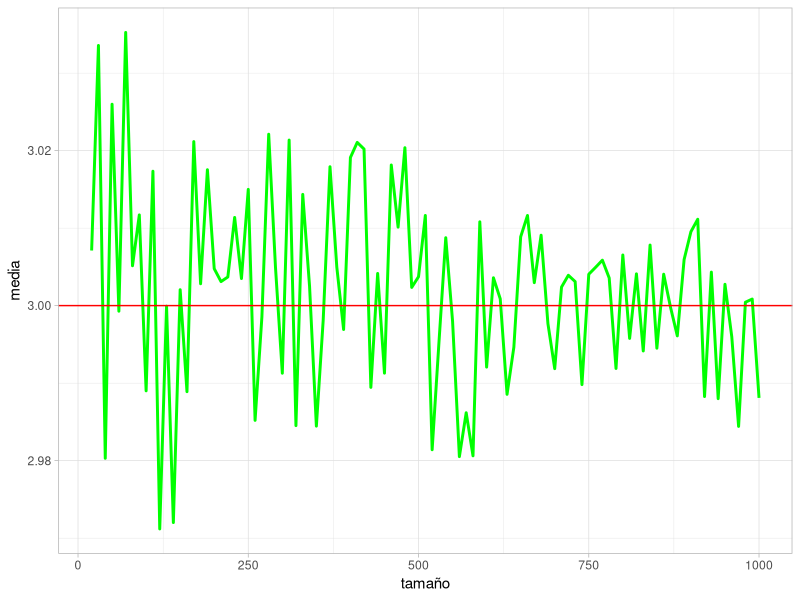
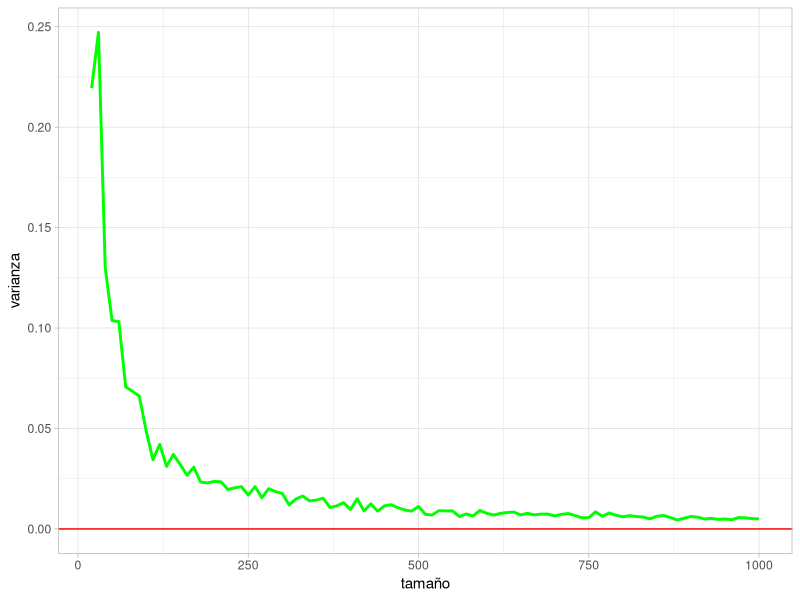
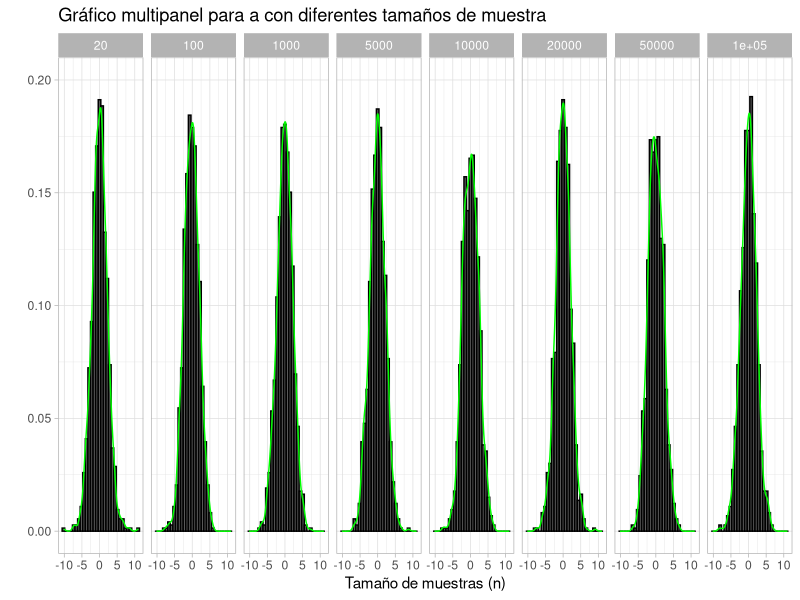
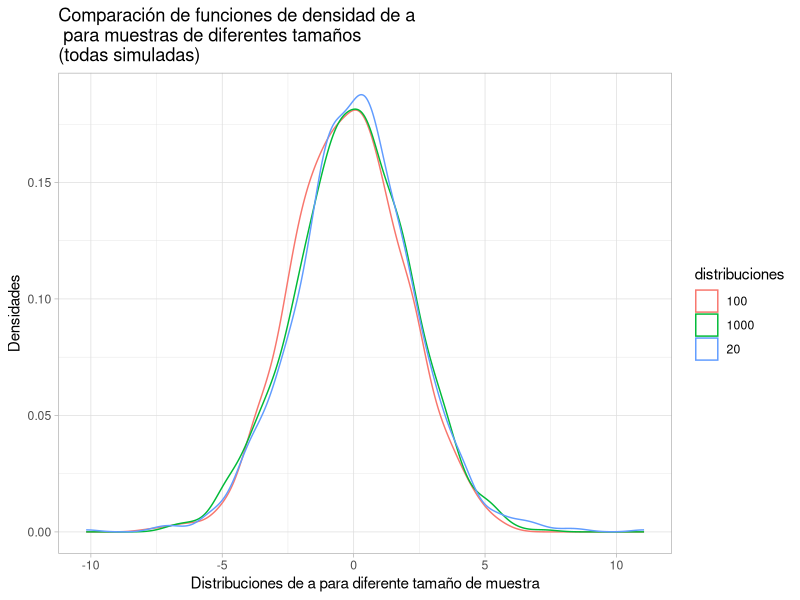
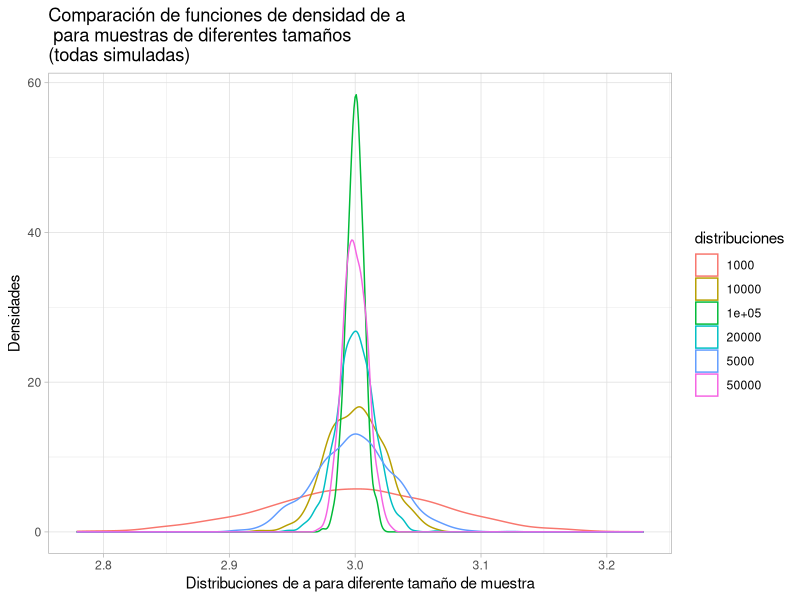

Here is the R script that generated these plots, in order: (Note: a time limit stopped this script after it produced the figures.)
library(tidyverse)

# Definir la semilla para reproducibilidad en los resultados
set.seed(12345)

# Punto 3 ----

# Ejercicio a. ----

# Switching regression: 
## y_{i} = y_{i}^{1} * D_{i} + (1 - D_{i}) * y_{i}^{0}
## y_{i} = y_{i}^{0} + (y_{i}^{1} - y_{i}^{0}) * D_{i}
## y_{i} = delta * D_{i} + epsilon_{i}

# Donde el parámetro causal: 
## delta = E[y_{i}^{1} | D_{i} = 1] - E[y_{i}^{0} | D_{i} = 0]
## delta = 3 - 0
## delta = 3 

# Ejercicio b. ----

# Nota: Dado las condiciones para simular y_0 = y_{i}^{0} y y_1 = y_{i}^{2},
#       uno esperaría que el SDO = 3 y por tanto el delta = 3
#       Ademas, dado que el SB = 0 (teniendo en cuenta que y_0 y y_1 son independientes de D)
#       se tiene que delta representa el impcto causal del programa del ministerio

# I. ----

# Definición de parámetros para la simulación 

## Número de muestras: 
t = 100

## Tamaño de muestras: 

n10 = 10
n20 = 20
n50 = 50
n100 = 100
n500 = 500
n1000 = 1000

#__________________________
# Funciones auxiliares: 
#__________________________

# Cálculo del SDO: (SDO := Simple difference of outcomes) (Función auxiliar)
SDO_calculo = function(Y, D){
  # Por construcción
  ## Y = Y_0 Si D = 0
  ## Y = Y_1 Si D = 1
  # Nota: Y y D son vectores del mismo tamaño
  # Inicialización de contadores
  count0 = 0 
  count1 = 0
  # Inicialización de la suma para cálculo del SDO
  suma0 = 0
  suma1 = 0
  # Iteración a través de la muestra   
  for (i in 1:length(Y)){
    if (D[i] == 0){
      suma0 = suma0 + Y[i]
      count0 = count0 + 1
    }else{
      suma1 = suma1 + Y[i]
      count1 = count1 + 1
    }
  }
  SDO = (suma1/count1) -(suma0/count0) # SDO: Simple diferencia de muestras
  return(SDO)
}

# Construcción matriz X para un modelo de regresión lineal con constante: (Función auxiliar)
ols_X = function(...){
  # ... contiene los regresores necesarios para construir la matriz X
  regresores = list(...)
  # Nota: Cada regresor es un vector con el mismo número de observaciones n
  n = length(regresores[[1]]) # No importa que se tome el primer regresor dado que todos los regresores tienen el mismo tamaño 
  const = rep(1, times = n)
  X = cbind(const, ...)
  return(X)
}

# Construcción del estimador \Hat{sigma^{2}}: (Función auxiliar)
estimador_sigma = function(y, X, beta_est){
  # Variables: 
  ## y: es el vector que contiene la variable dependiente
  ## X: es la matriz que contiene las variables regresoras 
  ## beta_est: es el vector de los parámetros estimados por OLS 
  e = y - X %*% beta_est # e es el vector de residuales 
  k = ncol(X)  # El número de parámetros a estimar      
  n = length(y)  # El número de observaciones en la mustra
  sigma_est = (t(e) %*% e) / (n - k)   # estimador de sigma (varianza del término de error)
  # El resultado de la función es: sigma_est (que es un escalar)
  return(sigma_est)
}

# Construcción del estimador para la matriz \Hat{Q}_{XX}^{-1}: (Función auxiliar)
estimador_Q_xx_inv = function(X){
  n = nrow(X) # donde n es el tamaño de la muestra 
  Q = solve((1/n) * (t(X) %*% X)) # Q es el estimador que se está buscando
  # Q es una matriz de tamaño k x k, donde k es en número de parámetros a estimar 
  # La función me retorna a una matriz Q de tamaño k x k
  return(Q)
}

# Construcción del estimador de la  matriz de varianzas y covarianzas 
# Huber-White: (Función auxiliar)
Huber_White = function(y, X, beta_est){
  # Variables: 
  ## y: es el vector que contiene la variable dependiente
  ## X: es la matriz que contiene las variables regresoras 
  ## beta_est: es el vector de los parámetros estimados por OLS 
  e = y - X %*% beta_est # e es el vector de residuales 
  k = ncol(X)  # El número de parámetros a estimar      
  n = length(y)  # El número de observaciones en la mustra
  # Construcción de (X^{'}X)^{-1}
  mat_X = solve(t(X) %*% X)
  # Matriz intermedia de los errores robustos White (que se encuentra por medio de una suma)
  # Inicializo la matriz como una matriz de ceros
  mat_intermedia = matrix(0, nrow = k, ncol = k)
  # El for se diseña para llenar la matriz mat_intermedia
  for (i in 1:n){
    mat_intermedia = mat_intermedia + (e[i])^2 * (X[i, ] %*% t(X[i, ]))
  }
  # mat_final me dal estimador de la matriz de varianzas y covarianzas de Huber-White
  mat_final = mat_X %*% mat_intermedia %*% mat_X
  return(mat_final)
}

# y = rnorm(1000)
# D = rnorm(1000, mean = 2)
# beta = c(1, 2)
# X = ols_X(D)
# 
# Huber_White(y, X, beta)


# l estimador para la matriz \Hat{Q}_{XX}^{-1}: (Función auxiliar)

##__________________________________________________________________________
# delta: Es la función principal (más importante) de todo el código. 
#        Con base en la función delta es que se deduce todo lo demás 
#        en el código. 
#        Es una función bastante general que contempla todas las situaciones
#        que puedan surgir en el código. En ese caso, contempla la simulación
#        de la Cauchy y de una muestra heterocedástico donde la volatilidad
#        de los tratados es diferente a la volatilidad de los no tratados
# Nota:  Revisar toda el enunciado del ejercicio primero para entender mejor
#        la lógica de la función 
##__________________________________________________________________________

# Función para estimar el efecto tratamiento (delta) en una base de datos
delta = function(t, n, distro, hetero = F, varianza_y0 = 1, varianza_y1 = 1, robustos = F){
  # Defino la semilla para reproducibilidad del resultado
  set.seed(5678)
  # Definición de variables: 
  ## t: número de muestras a simular 
  ## n: tamaño de las muestras
  ## distro: tipo de distribución con el que se va a simular Y_{i}^{0}
  ## Nota: Si distro == "normal", entonces los parámetros opcionales 
  ##       empiezan a tomar relevancia
  ## hetero: Para saber si la volatilidad entre tratados y no tratados es diferente
  ## varianza_y0: El valor de la varianza de la distribución normal con la que se simula y_{i}^{0}
  ## varianza_y1: El valor de la varianza de la distribución normal con la que se simula y_{i}^{1}
  ## robustos: Solo se activa si se escoge la opción hetero == T y además robustos == T
  ##           Permite estimar errores robustos usando la matriz de varianzas y covarianzas Huber-White
  # Consideraciones adicionales:
  # Condición lógica para saber si y_0 sigue una distribución normal estándar o una distribución Cauchy estándar
  if (distro == "normal"){
    # Hay dos posibles casos en caso de que la distribución sea normal o no: 
    # 1. Homocedásticidad entre tratados y no tratados
    ## En caso que la volatilidad de y_{i}^{0} y y_{i}^{1} sea la misma hetero == F
    # 2. Heterocedastidad entre tratados y no tratados (diferente volatilidad dependiendo si fueron tratados o no)
    ## En caso que la volatilidad de y_{i}^{0} y y_{i}^{1} sea diferente hetero == T
    if (hetero == F){
      # df: Dataframe que almacena el SDO y el delta_estimado por OLS
      # El parámetro delta es el paraḿetro asociado a la asignación a tratamiento (D)
      df = data.frame(SDO = double(), delta_est = double(), sigma = double(), var_tlc = double(), var_ols = double())
      # Meter un for para generar las t diferentes muestas
      for (muestra in 1:t){
        # Simulación de los outcomes potenciales y de la variable trataminto
        y_0 = rnorm(n, mean = 0, sd = 1) # Simulación del outcome potencial de ausencia de tratamiento 
        y_1 = y_0 + 3  # Simulación del outcome potencial de presencia de tratamiento 
        D = rbinom(n, 1, prob = 0.3) # Simulación de una variable Bernoulli con una probabilidad de éxito de 0.3
        # Modelo causal de Rubin
        y = y_0 + (y_1 - y_0) * D    # y es un vector Nx1, donde n es el número de observaciones (tamaño de muestra)      
        # Corregir (Debo calcular es el SDO)
        SDO = SDO_calculo(y, D) # Cálculo del SDO utlilizando la función SDO_calculo
        # Estimación del parámetro delta mediante una regresión lineal con constante
        # X es una matriz NxK, donde n es el número de observaciones y K el número de paraḿetros
        X = ols_X(D) # D es la variable tratamiento 
        beta_ols = solve(t(X) %*% X) %*% t(X) %*% y # beta_ols es un vector de Kx1, donde K es el número de parámetos
        # Ahora, se calcularon 3 parámetros adicionales: 
        # el estimador de sigma, el estimador de var(sqrt(n) (delta_{OLS} - delta) y el estimador de var(delta_{OLS}))
        ## estimador de sigma:
        sigma = estimador_sigma(y, X, beta_ols)
        ## estimador de \Hat{Q}_{XX}^{-1}:
        Q_mat = estimador_Q_xx_inv(X)
        ## estimador de var_tlc = var(sqrt(n) (delta_{OLS} - delta))
        var_tlc = sigma * Q_mat[[2,2]]
        ## estimador de var_ols = var(delta_{OLS})
        n = nrow(X)
        var_ols = 1/n * sigma * Q_mat[[2,2]]
        # Dataframe que contiene todos los parámetros de interés 
        df[muestra, ] = c(SDO, beta_ols[[2,1]], sigma, var_tlc, var_ols)    # Extraigo el segundo parámetro que es el parámetro delta
      }
    }else{
      # df: Dataframe que almacena el SDO y el delta_estimado por OLS
      # El parámetro delta es el paraḿetro asociado a la asignación a tratamiento (D)
      df = data.frame(SDO = double(), delta_est = double(), sigma = double(), var_ols = double())
      # Meter un for para generar las t diferentes muestas
      for (muestra in 1:t){
        # Simulación de los outcomes potenciales y de la variable trataminto
        D = rbinom(n, 1, prob = 0.3) # Simulación de una variable Bernoulli con una probabilidad de éxito de 0.3
        y_0 = rnorm(n, mean = 0, sd = sqrt(varianza_y0)) # Simulación del outcome potencial de ausencia de tratamiento 
        y_1 = rnorm(n, mean = 3, sd = sqrt(varianza_y1))  # Simulación del outcome potencial de presencia de tratamiento 
        # Modelo causal de Rubin
        y = y_0 + (y_1 - y_0) * D    # y es un vector Nx1, donde n es el número de observaciones (tamaño de muestra)
        # Corregir (Debo calcular es el SDO)
        SDO = SDO_calculo(y, D) # Cálculo del SDO utlilizando la función SDO_calculo
        # Estimación del parámetro delta mediante una regresión lineal con constante
        # X es una matriz NxK, donde n es el número de observaciones y K el número de paraḿetros
        X = ols_X(D) # D es la variable tratamiento 
        beta_ols = solve(t(X) %*% X) %*% t(X) %*% y # beta_ols es un vector de Kx1, donde K es el número de parámetos
        if (robustos == F){
          # Ahora, se calcularon 3 parámetros adicionales: 
          # el estimador de sigma, el estimador de var(sqrt(n) (delta_{OLS} - delta) y el estimador de var(delta_{OLS}))
          ## estimador de sigma:
          sigma = estimador_sigma(y, X, beta_ols)
          ## estimador de \Hat{Q}_{XX}^{-1}:
          Q_mat = estimador_Q_xx_inv(X)
          ## estimador de var_ols = var(delta_{OLS})
          n = nrow(X)
          var_ols = 1/n * sigma * Q_mat[[2,2]]
          # Dataframe que contiene todos los parámetros de interés 
          df[muestra, ] = c(SDO, beta_ols[[2,1]], sigma, var_ols)    # Extraigo el segundo parámetro que es el parámetro delta
        }else{
          # Sigma, es provisional, luego se retira porque no tiene sentido para un estimador con matriz de varianzas y covarianzas
          # con errores robustos Huber-White (Dado la heterocedasticidad de los errores)
          sigma = 0
          # Cálculo errores robustos Huber-White (me genera una matriz k x k, donde k es el número de parámetros)
          var_ols = Huber_White(y, X, beta_ols)[[2,2]] # Extraigo la componente 2 de la matriz de varianzas y covarianzas de Huber-White
          df[muestra, ] = c(SDO, beta_ols[[2,1]], sigma, var_ols)    # Extraigo el segundo parámetro que es el parámetro delta
        }
      }
      # Condicional final para eliminar la columna sigma si robustos == T
      if (robustos == T){
        df = df %>% 
          select(SDO, delta_est, var_ols)
      }
    }
  }else if (distro == "cauchy"){
    # df: Dataframe que almacena el SDO y el delta_estimado por OLS
    # El parámetro delta es el paraḿetro asociado a la asignación a tratamiento (D)
    df = data.frame(SDO = double(), delta_est = double())
    for (muestra in 1:t){
      # Simulación de los outcomes potenciales y de la variable trataminto
      y_0 = rcauchy(n, location = 0, scale = 1) # Simulación del outcome potencial de ausencia de tratamiento 
      y_1 = y_0 + 3  # Simulación del outcome potencial de presencia de tratamiento 
      D = rbinom(n, 1, prob = 0.3) # Simulación de una variable Bernoulli con una probabilidad de éxito de 0.3
      # Modelo causal de Rubin
      y = y_0 + (y_1 - y_0) * D    # y es un vector Nx1, donde n es el número de observaciones (tamaño de muestra)
      # Corregir (Debo calcular es el SDO)
      SDO = SDO_calculo(y, D) # Cálculo del SDO utlilizando la función SDO_calculo
      # Estimación del parámetro delta mediante una regresión lineal con constante
      # X es una matriz NxK, donde n es el número de observaciones y K el número de paraḿetros
      X = ols_X(D) # D es la variable tratamiento 
      beta_ols = solve(t(X) %*% X) %*% t(X) %*% y # beta_ols es un vector de Kx1, donde K es el número de parámetos
      df[muestra, ] = c(SDO, beta_ols[[2,1]])    # Extraigo el segundo parámetro que es el parámetro delta
    }
  }
  # La función delta retorna un df con el cálculo de la SDO 
  # y el parámetro estimado delta, que proviene de una switching regression
  return(df)
}

# Simulación 
# delta(t, n10, distro = "normal") # Existe el riesgo de que haya
              # multicolinealidad perfecta cuando se usa n10 = 10
              # Puede generar un vector D = rep(0, times = 10)

delta20 = delta(t, n20, distro = "normal") 
delta50 = delta(t, n50, distro = "normal") 
delta100 = delta(t, n100, distro = "normal") 
delta500 = delta(t, n500, distro = "normal") 
delta1000 = delta(t, n1000, distro = "normal") 

# II. ----

# n_vector es un vector que almacena los diferentes tamaños de muestra
n_vector = seq(from = 20, to = 1000, by = 10)

# Función que genera un dataframe con el tamaño de muestra, 
# la media y la varianza del estimador de delta para cada 
# tamaño diferente de muestra

media_varianza_delta = function(t, n_vector, distro, hetero = F, varianza_y0 = 1, varianza_y1 = 1, robustos = F){
  # Variables: 
  ## t: Número de muestras que se van a generar por cada tamaño de muestra
  ## n_vector: Variable que almacena los diferentes tamaños de muestras
  ## distro, hetero, varianza_y0 y varianza_y1 son parámetros definidos para la función delta
  # df: DataFrame que almacena el tamaño de muestra,
  #     la media y la varianza del estimador de delta para cada tamaño de muestra
  df = data.frame(tamaño = double(), media = double(), varianza = double())
  # Llamo a la función delta para cada tamaño diferente de muestra 
  for (i in 1:length(n_vector)){
    n_muestra = n_vector[i]
    delta_n = delta(t, n_muestra, distro, hetero, varianza_y0, varianza_y1, robustos)$delta_est # delta_n es el vector de deltas por cada tamaño de muestra
    df[i,] = c(n_muestra, mean(delta_n), var(delta_n))
  }
  return(df)
}

# Dataframe con el tamaño de muestra y la media y varianza del 
# estimador de delta para los diferentes tamaños de muestra
media_varianza = media_varianza_delta(100, n_vector, distro = "normal"); glimpse(media_varianza)

# III. ----

grafica_propiedas = function(df, variable_y, y_intercepto = 0){
  variable_y = ensym(variable_y) 
  graph = df %>% 
    ggplot(aes(x = tamaño, y = !!variable_y)) + 
    geom_line(color = "green", size = 1) +
    geom_hline(yintercept = y_intercepto, color = "red") +
    theme_light()
  return(graph)
}

grafica_propiedas(media_varianza, media, y_intercepto = 3)
grafica_propiedas(media_varianza, varianza)

# Ejercicio c. ----

# I. ----

# Definición de parámetros para la simulación 

## Número de muestras: 
t2 = 1000

## Tamaño de muestras: 

# No se puede trabajar con n10 = 10 porque no satisface la condición de rango
# n10 = 10 Genera probelmas de singularidad cuando se generan muchas muestras
#          Porque por chance, se genera una muestra donde D = rep(0, times = 10)
n20 = 20
n100 = 100
n1000 = 1000
n5000 = 5000
n10000 = 10000
n20000 = 20000
n50000 = 50000
n100000 = 100000
n_vector2 = c(n20, n100, n1000, n5000, n10000, n20000, n50000, n100000)

# Función que calcula a = sqrt(n) (delta_est - truth_delta) para cada tamaño de muestra n
calculo_a = function(t, n, distro, truth_delta){
  # Variables: 
  ## t: número de muestras a simular 
  ## n: tamaño de la muestra
  ## truth_delta: verdadero valor del parámetro delta (valor poblcional del parámetro)
  # df_estimados es el dataframe que contiene el delta estimado por SDO 
  # y por medio de regresión
  df_estimados = delta(t, n, distro) 
  # df_a es el dataframe que contiene 
  df_a = df_estimados %>% 
    mutate(a = sqrt(n) * (delta_est - truth_delta), tamaño = rep(n, times = t))
  return(df_a)
}

# Defino una función para crear un dataframe que se va a utilizar 
# Para construir la gráfica multipanel. 
base_para_graficas = function(t, n_vector, distro, truth_delta){
  for (i in 1:length(n_vector)){
    # Si i == 1 significa que estamos en la primera iteración
    if (i == 1){
      df_a_total = calculo_a(t, n_vector[i], distro, truth_delta = 3)
    }else{
      df_prov = calculo_a(t, n_vector[i], distro, truth_delta = 3)
      df_a_total = bind_rows(df_a_total, df_prov)
    }
  }
  # Retorna un dataframe con los diferentes valores de a para cada tamaño de muestra listo 
  # para construir la gráfica multipanel
  return(df_a_total)
}

# La base multipanel me tiene lista los diferentes a
# para cada tamaño de muestra
base_multipanel = base_para_graficas(t2, n_vector2, distro = "normal", truth_delta = 3)

# II. ----

# Defino una función para crear la gráfica multipanel con el histograma y la función de densidad 
# para cada tamaño de muestra n
histogram_grid = function(df, titulo, x_lab, y_lab, num_bins = 30, y_upper_limit){
  histog_grid = df %>% 
    ggplot(aes(a)) +
    scale_y_continuous(limits = c(0, y_upper_limit)) +
    geom_histogram(aes(y = ..density..), color = "black", bins = num_bins) + 
    geom_density(color = "green") +
    facet_grid(cols = vars(tamaño)) +
    ggtitle(titulo) +
    xlab(x_lab) + 
    ylab(y_lab) +
    theme_light() 
}

grafica_multi = histogram_grid(df = base_multipanel, titulo = "Gráfico multipanel para a con diferentes tamaños de muestra", x_lab = "Tamaño de muestras (n)", y_lab = "", num_bins = 30, y_upper_limit = 0.2); grafica_multi

# Gráfica que compara directamente las densidades 
compracion_densidades_grafica = function(t, df, var){
  # Variables: 
  ## t: número de muestras simuladas por tamaño de muestra
  ## df: df multipanel que tiene las simulaciones de las diferentes muestra por tamaño de muestra
  ## var: variable simulada de la cual se va a generar las funciones de densidad 
  # Nota: 
  # Modifico el dataframe multipanel para seleccionar solo
  # las variables a y tamaño que permiten hacer la gráfica de densidades
  # df_mod es un dataframe modifiado del dataframe multipanel
  df_mod = df %>% 
    rename(valores_sim = {{ var }}, distribuciones = tamaño) %>% 
    mutate(distribuciones = as.character(distribuciones)) %>% 
    select(valores_sim, distribuciones)
  # Simulo de una distribución normal estándar porque quiero probar
  # si se cumple o no el teorema del límite central
  df_normal = data.frame(valores_sim = rnorm(t), distribuciones = rep("Normal estándar", times = t))
  # base_grafica ya es la base de datos lista para realizar las gráficas de 
  # las densidades de las a y de una normal estándar
  base_grafica = df_mod
  # base_grafica = bind_rows(df_mod, df_normal)
  # Gráfica de densidades
  density_comparacion = base_grafica %>% 
    ggplot(aes(x = valores_sim, color = distribuciones)) +
    geom_density() + 
    theme_light() +
    ggtitle("Comparación de funciones de densidad de a\n para muestras de diferentes tamaños \n(todas simuladas)") +
    ylab("Densidades") +
    xlab("Distribuciones de a para diferente tamaño de muestra")
  return(density_comparacion)
}

# Visualización de la base de datos con las variables simuladas
# delta_est y a
glimpse(base_multipanel)

base_filtrada = base_multipanel %>% 
  filter(100 < tamaño)

base_filtrada_a = base_multipanel %>% 
  filter(10 < tamaño) %>% 
  filter(tamaño < 2000)

# Gráficas de las funciones de densidad para la simulación de los delta estimados
# y de los a, para el caso de un Y_{i}^{0} = norm(0, 1)
grafica_a = compracion_densidades_grafica(t = t2, df = base_filtrada_a, var = a); grafica_a
grafica_delta_est = compracion_densidades_grafica(t = t2, df = base_filtrada, var = delta_est); grafica_delta_est

# Nota: Crear la otra gráfica mejor (script de simulación de df)

# Ejercicio d. ----

# Va a replicarse el ejercicio c. pero asumiendo que: 
# Y_{i}^{0} ~ cauchy(0, 1) (Distribución Cauchy estándar)

# I. ----

# Construyo la base multipanel para los diferentes a, asumiendo que Y_{i}^{0} sigue una distribución Cauchy

base_multipanel_cauchy = base_para_graficas(t2, n_vector2, distro = "cauchy", truth_delta = 3)

# II. ----

base_filtrada_cauchy = base_multipanel_cauchy %>% 
  filter(tamaño > 20) 
  # filter(tamaño < 10000)

base_filtrada_cauchy2 = base_multipanel_cauchy %>% 
  filter(tamaño > 10) %>% 
  filter(tamaño < 2000)

# Gráficas de las funciones de densidad para la simulación de los delta estimados
# y de los a, para el caso de un Y_{i}^{0} = cauchy(0, 1)
grafica2_a = compracion_densidades_grafica(t = t2, df = base_filtrada_cauchy2, var = a); grafica2_a
grafica2_delta_est = compracion_densidades_grafica(t = t2, df = base_filtrada_cauchy, var = delta_est); grafica2_delta_est

# Nota: Super interesante ver como cambia la distribución Cauchy 
#       bajo los mismos paraḿetros de localización y escala 
#       La distribución Cauchy es una distribución patológica 
#       en el sentido que su media y varianza es infinita

# plot(density(rcauchy(1000, location = 0, scale = 1)))

# Ejercicio e. ---- 

# I. ----

# Tamaños de muestra 
n20 = 20
n100 = 100
n200 = 200
n500 = 500
n1000 = 1000
n10000 = 10000

hetero20_no_robustos = delta(t = 1000, n = 20, distro = "normal", hetero = T, varianza_y0 = 2, varianza_y1 = 1, robustos = F)
hetero100_no_robustos = delta(t = 1000, n = 100, distro = "normal", hetero = T, varianza_y0 = 2, varianza_y1 = 1, robustos = F)
hetero200_no_robustos = delta(t = 1000, n = 200, distro = "normal", hetero = T, varianza_y0 = 2, varianza_y1 = 1, robustos = F)
hetero500_no_robustos = delta(t = 1000, n = 500, distro = "normal", hetero = T, varianza_y0 = 2, varianza_y1 = 1, robustos = F)
hetero1000_no_robustos = delta(t = 1000, n = 1000, distro = "normal", hetero = T, varianza_y0 = 2, varianza_y1 = 1, robustos = F)
hetero10000_no_robustos = delta(t = 1000, n = 10000, distro = "normal", hetero = T, varianza_y0 = 2, varianza_y1 = 1, robustos = F)

n_vect_hetero = c(n20, n100, n200, n500, n1000, n10000)

# Dataframe con el tamaño de muestra y la media y varianza del 
# estimador de delta para los diferentes tamaños de muestra
media_varianza_hetero = media_varianza_delta(t = 1000, n_vect_hetero, distro = "normal", hetero = T, varianza_y0 = 2, varianza_y1 = 1, robustos = F); glimpse(media_varianza_hetero)

# Nota: Se observa que a pesar de la heterocedasticidad en Y_{i} hay insesgadez 
#       En la estimación de delta
#       De igual forma, la varianza muestral también disminuye a medida que aumenta
#       la muestra (independiente de que haya heteroecedasticidad en Y_{i})

# Construir una función que me compute los intervalos de confianza 
# Intervalos de confianza: Ya sea para intervalos clásicos o para intervalos robustos
#                          a la heterocedasticidad como los calculados por la matriz de varianzas y covarianzas Huber-White

inter_confianza = function(df_estimaciones, delta_true, int_conf){
  norm_inf = qnorm((1 - int_conf)/2)
  norm_sup = qnorm((1 - int_conf)/2 + int_conf)
  lim_inf = df_estimaciones$delta_est + norm_inf * sqrt(df_estimaciones$var_ols)
  lim_sup = df_estimaciones$delta_est + norm_sup * sqrt(df_estimaciones$var_ols)
  contiene_o_no = c()
  for (i in 1:length(lim_inf)){
    if ((lim_inf[i] < delta_true) && (delta_true < lim_sup[i])){
      contiene_o_no = append(contiene_o_no, 1)
    }else{
      contiene_o_no = append(contiene_o_no, 0)
    }
  }
  # Variable del dataframe
  df = data.frame(lim_inf, lim_sup, contiene_o_no)
  return(df)
}

# Intervalos de confianza del 90 % 
int_conf1000_no_robustos_90 = inter_confianza(hetero1000_no_robustos, delta_true = 3, int_conf = 0.9)

# Intervalos de confianza del 95 % 
int_conf1000_no_robustos_95 = inter_confianza(hetero1000_no_robustos, delta_true = 3, int_conf = 0.95)

# Intervalos de confianza del 99 % 
int_conf1000_no_robustos_99 = inter_confianza(hetero1000_no_robustos, delta_true = 3, int_conf = 0.99)

# II. ----

# Porcentaje de los intervalos de confianza del 90 % que contienen el parámetro verdadero
porcentaje_no_robustos_90 = sum(int_conf1000_no_robustos_90$contiene_o_no)/nrow(int_conf1000_no_robustos_90) * 100; porcentaje_no_robustos_90

# Porcentaje de los intervalos de confianza del 95 % que contienen el parámetro verdadero
porcentaje_no_robustos_95 =  sum(int_conf1000_no_robustos_95$contiene_o_no)/nrow(int_conf1000_no_robustos_95) * 100; porcentaje_no_robustos_95

# Porcentaje de los intervalos de confianza del 99 % que contienen el parámetro verdadero
porcentaje_no_robustos_99 = sum(int_conf1000_no_robustos_99$contiene_o_no)/nrow(int_conf1000_no_robustos_99) * 100; porcentaje_no_robustos_99

# III. ----

hetero20_robustos = delta(t = 1000, n = 20, distro = "normal", hetero = T, varianza_y0 = 2, varianza_y1 = 1, robustos = T)
hetero100_robustos = delta(t = 1000, n = 100, distro = "normal", hetero = T, varianza_y0 = 2, varianza_y1 = 1, robustos = T)
hetero200_robustos = delta(t = 1000, n = 200, distro = "normal", hetero = T, varianza_y0 = 2, varianza_y1 = 1, robustos = T)
hetero500_robustos = delta(t = 1000, n = 500, distro = "normal", hetero = T, varianza_y0 = 2, varianza_y1 = 1, robustos = T)
hetero1000_robustos = delta(t = 1000, n = 1000, distro = "normal", hetero = T, varianza_y0 = 2, varianza_y1 = 1, robustos = T)
hetero10000_robustos = delta(t = 1000, n = 10000, distro = "normal", hetero = T, varianza_y0 = 2, varianza_y1 = 1, robustos = T)

n_vect_hetero = c(n20, n100, n200, n500, n1000, n10000)

# Dataframe con el tamaño de muestra y la media y varianza del 
# estimador de delta para los diferentes tamaños de muestra
media_varianza_hetero = media_varianza_delta(t = 1000, n_vect_hetero, distro = "normal", hetero = T, varianza_y0 = 2, varianza_y1 = 1, robustos = T); glimpse(media_varianza_hetero)

# III. Cálculo de intervalos de confianza cuando se tienen errores robustos ----

# Intervalos de confianza del 90 % 
int_conf1000_robustos_90 = inter_confianza(hetero1000_robustos, delta_true = 3, int_conf = 0.9)

# Intervalos de confianza del 95 % 
int_conf1000_robustos_95 = inter_confianza(hetero1000_robustos, delta_true = 3, int_conf = 0.95)

# Intervalos de confianza del 99 % 
int_conf1000_robustos_99 = inter_confianza(hetero1000_robustos, delta_true = 3, int_conf = 0.99)

# III. Porcentaje de los intervalos de confianza cuando se tienen errores robustos ----

# Porcentaje de los intervalos de confianza del 90 % que contienen el parámetro verdadero
porcentaje_robustos_90 = sum(int_conf1000_robustos_90$contiene_o_no)/nrow(int_conf1000_robustos_90) * 100; porcentaje_robustos_90

# Porcentaje de los intervalos de confianza del 95 % que contienen el parámetro verdadero
porcentaje_robustos_95 = sum(int_conf1000_robustos_95$contiene_o_no)/nrow(int_conf1000_robustos_95) * 100; porcentaje_robustos_95

# Porcentaje de los intervalos de confianza del 99 % que contienen el parámetro verdadero
porcentaje_robustos_99 = sum(int_conf1000_robustos_99$contiene_o_no)/nrow(int_conf1000_robustos_99) * 100; porcentaje_robustos_99

# Conclusión: Los errores robustos cálculados con matriz de varianzas y covarianzas Huber-White, 
#             sí sirven cuándo hay heterocedasticidad en los errores de modelo
#             Por el contrario, si se utilizan intervalos de confianza clásicos
#             sin corregir por heterocedasticidad, se observa que los intervalos
#             de confianza clásicos de manera sistemática para los nivelos de 
#             significancia sobreestiman, es decir calculan intervalos de 
#             confianza más amplios de los que en realidad deberian computarse
#             dada la presencia de la heterocedasticad
